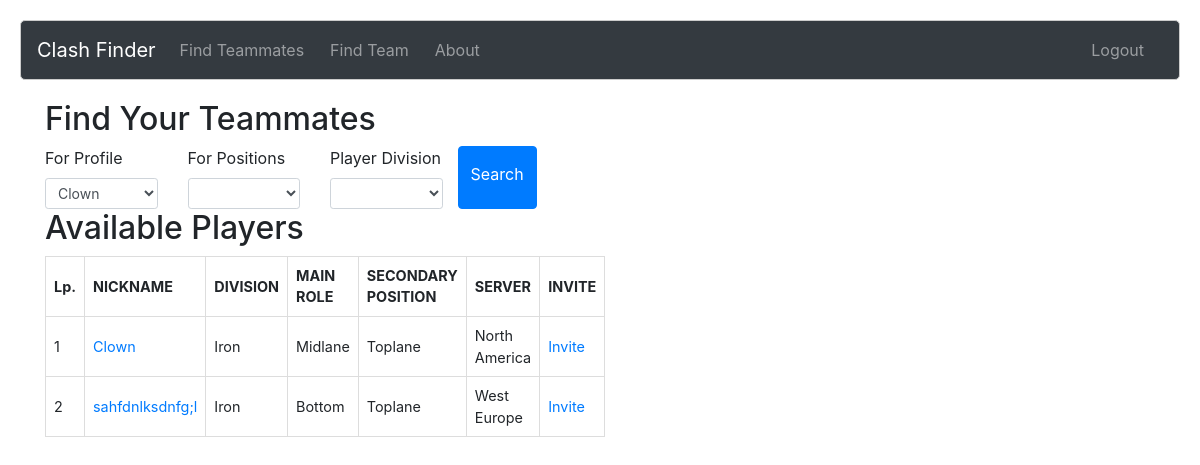
Page /findteammates (signed in) on the earlier database version.
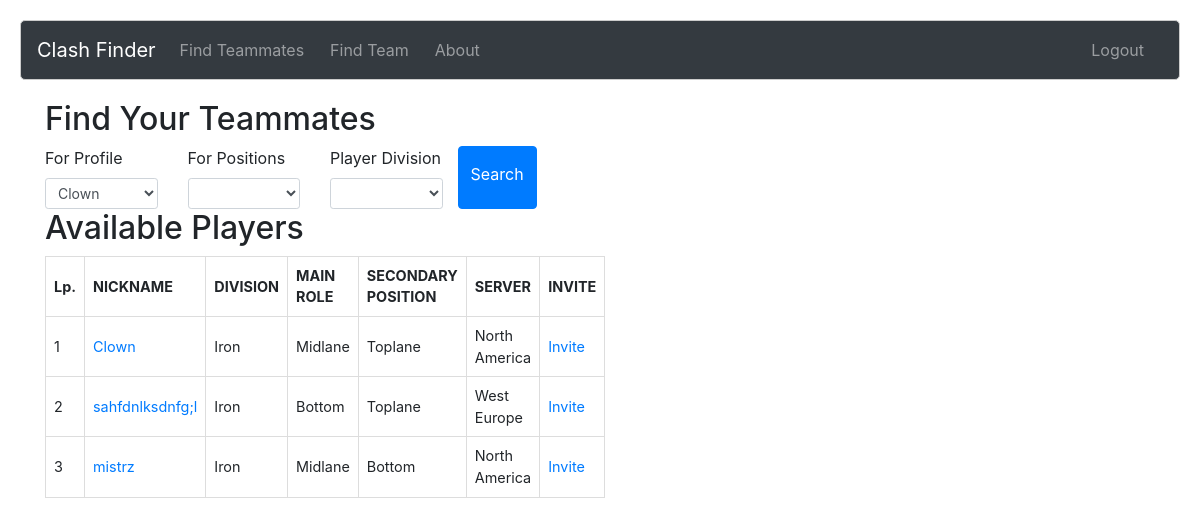
Same page on the later database version.
### models.py (models this page shows)
class Profile(UserMixin, db.Model):
    id = db.Column(db.Integer, primary_key=True)
    nickname = db.Column(db.String(64), index=True, unique=True)
    server = db.Column(db.String(10), index=True)
    division = db.Column(db.String(20), index=True)
    best_position = db.Column(db.String(20), index=True)
    alternative_position = db.Column(db.String(20), index=True)
    user_id = db.Column(db.Integer, db.ForeignKey('user.id'))
    clash_team = db.relationship('ClashTeam', backref='host', lazy='dynamic')
    reported = db.relationship('ReportPlayer', backref='Reported', lazy='dynamic',
                              cascade="all, delete, delete-orphan")  # powiązanie z reportowanym profilem

### routes.py (the view, shortened to what this page needs)
@app.route('/findteammates', methods=['GET', 'POST'])
@login_required
def findteammates():
    user = User.query.filter_by(username=current_user.username).first_or_404()
    find_teammates = Profile.query.all()
    if len(find_teammates) == 0:
        find_teammates = []
    form = SearchingProfile(user_id = user.id)
    return render_template('findteammates.html', find_teammates=find_teammates, form=form, user=user)

### forms.py
class SearchingProfile(FlaskForm):
    profile = SelectField('For Profile', validators=[DataRequired()], choices=[], default=None)
    divisions = SelectField('Player Division', choices=divisions)
    role = SelectField('For Positions', choices=positions)
    submit = SubmitField('Search')
    def __init__(self, user_id, *args, **kwargs):
        super(SearchingProfile, self).__init__(*args, **kwargs)
        self.profile.choices = [(p.id, p.nickname) for p in Profile.query.filter_by(user_id=user_id)]

### models.py (called while the page is built)
@login.user_loader
def load_user(id):
    return User.query.get(int(id))

### templates/findteammates.html (shortened to what this page needs)
<!DOCTYPE html>
<html>
	<head>
		<link rel="stylesheet" href="https://maxcdn.bootstrapcdn.com/bootstrap/4.5.2/css/bootstrap.min.css">
		<link rel="stylesheet" href="{{ url_for('static', filename='style.css') }}">
	</head>
    <body>
		<nav class="navbar navbar-expand-sm bg-dark navbar-dark">
			<a class="navbar-brand">Clash Finder</a>
			<ul class="navbar-nav">
				<li class="nav-item">
					<a class="nav-link" href="#">Find Teammates</a>
				</li>
				<li class="nav-item">
					<a class="nav-link" href="#">Find Team</a>
				</li>
				<li class="nav-item">
					<a class="nav-link" href="#">About</a>
				</li>
			</ul>
			<ul class="navbar-nav ml-auto">
				{% if current_user.is_authenticated %}
				<li class="nav-item">
					<form method="post" action="{{ url_for('logout') }}">
						<button type="submit" class="btn btn-link nav-link">Logout</button>
					</form>
				</li>
				{% else %}
				<li class="nav-item">
					<a class="nav-link" href="{{ url_for('login') }}">Login</a>
				</li>
				{% endif %}
			</ul>
		</nav>
        <div class="container">
            <div class="row">
                <div class="col-sm-6">
					<h2>Find Your Teammates</h2>
					<form method="POST" action="{{ url_for('findteammates') }}">
						<div class="row">
							<div class="col-md-3">
							  {{ form.profile.label(class="form-control-label") }}
							  {{ form.profile(class="form-control form-control-sm") }}
							</div>
							<div class="col-md-3">
							  {{ form.role.label(class="form-control-label") }}
							  {{ form.role(class="form-control form-control-sm") }}
							</div>
							<div class="col-md-3">
							  {{ form.divisions.label(class="form-control-label") }}
							  {{ form.divisions(class="form-control form-control-sm") }}
							</div>
							<button type="submit" class="btn btn-primary">{{ form.submit.label }}</button>
							<br>
						</div>
					</form>
                    <h2>Available Players</h2>
						<div class="clash-available-teams">
							{% if find_teammates %}
                            <table>
                                <thead>
                                    <tr>
                                        <th>Lp.</th>
										<th>NICKNAME</th>
                                        <th>DIVISION</th>
                                        <th>MAIN ROLE</th>
                                        <th>SECONDARY POSITION</th>
                                        <th>SERVER</th>
										<th>INVITE</th>
                                    </tr>
                                </thead>
								<tbody>
									{% for teammate in find_teammates %}
									<tr>
										<td>{{ loop.index }}</td>
										<td><a href="#">{{ teammate.nickname }}</a></td>
										<td>{{ teammate.division }}</td>
										<td>{{ teammate.best_position }}</td>
										<td>{{ teammate.alternative_position }}</td>
										<td>{{ teammate.server }}</td>
										<td><a href="#">Invite</a></td>
									</tr>
									{% endfor %}
								</tbody>
                            </table>
							{% else %}
                            <p>There are currently no players meeting your requirements.</p>
                            {% endif %}
						</div>
				</div>
			</div>
		</div>
	</body>
</html>

### templates/static/style.css (style rules this page uses)
* { margin: 0; padding: 0; }
nav { background-color: #f2f2f2; border: 1px solid #ccc; border-radius: 5px; margin: 20px; padding: 10px; }
nav ul { list-style: none; }
nav ul li { display: inline-block; margin-right: 10px; }
nav ul li a { color: #333; text-decoration: none; }

### templates/findteammates.html (style rules this page uses)
table { border-collapse: collapse; font-size: 0.9em; border: 1px solid #ddd; margin-bottom: 10px; }
th { border: 1px solid #ddd; padding: 8px; text-align: left; }
td { border: 1px solid #ddd; padding: 8px; }

Differences in the rows shown:
added Profile: nickname "mistrz", division "Iron", best_position "Midlane", alternative_position "Bottom", server "North America"
